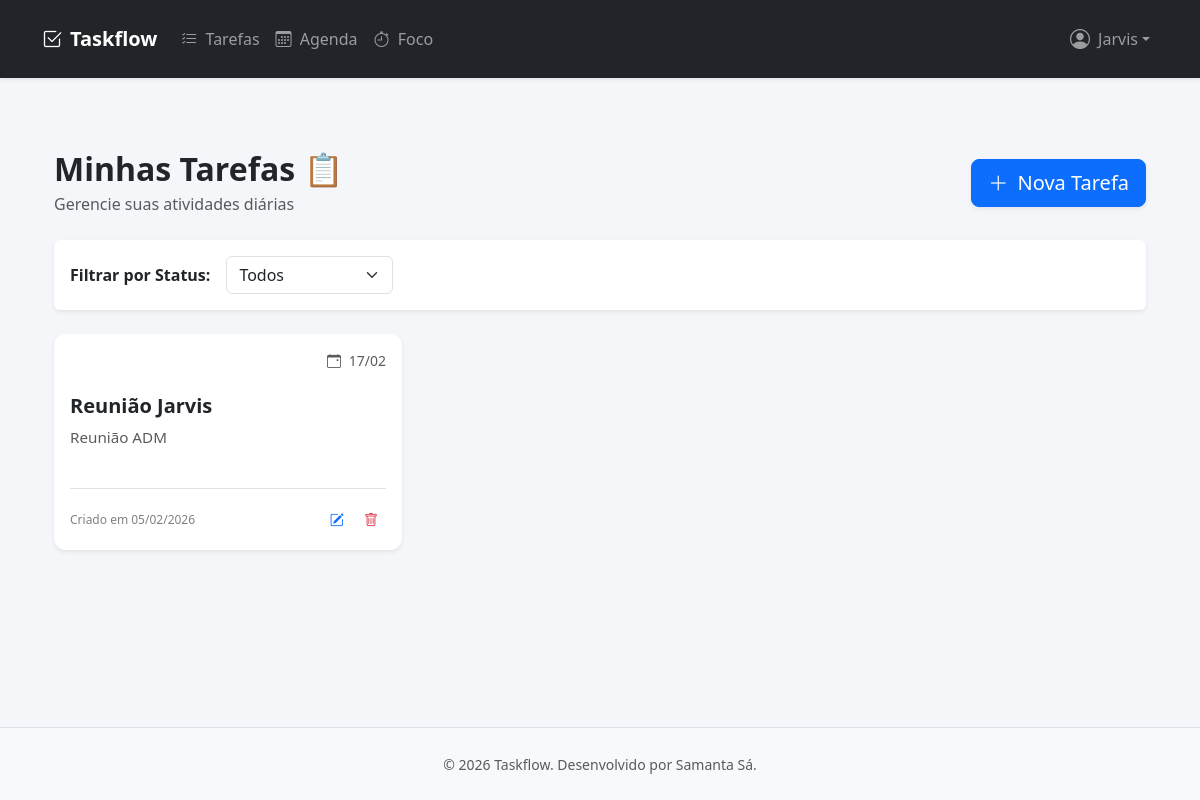
Before: /tasks/ (signed in) with the older database file.
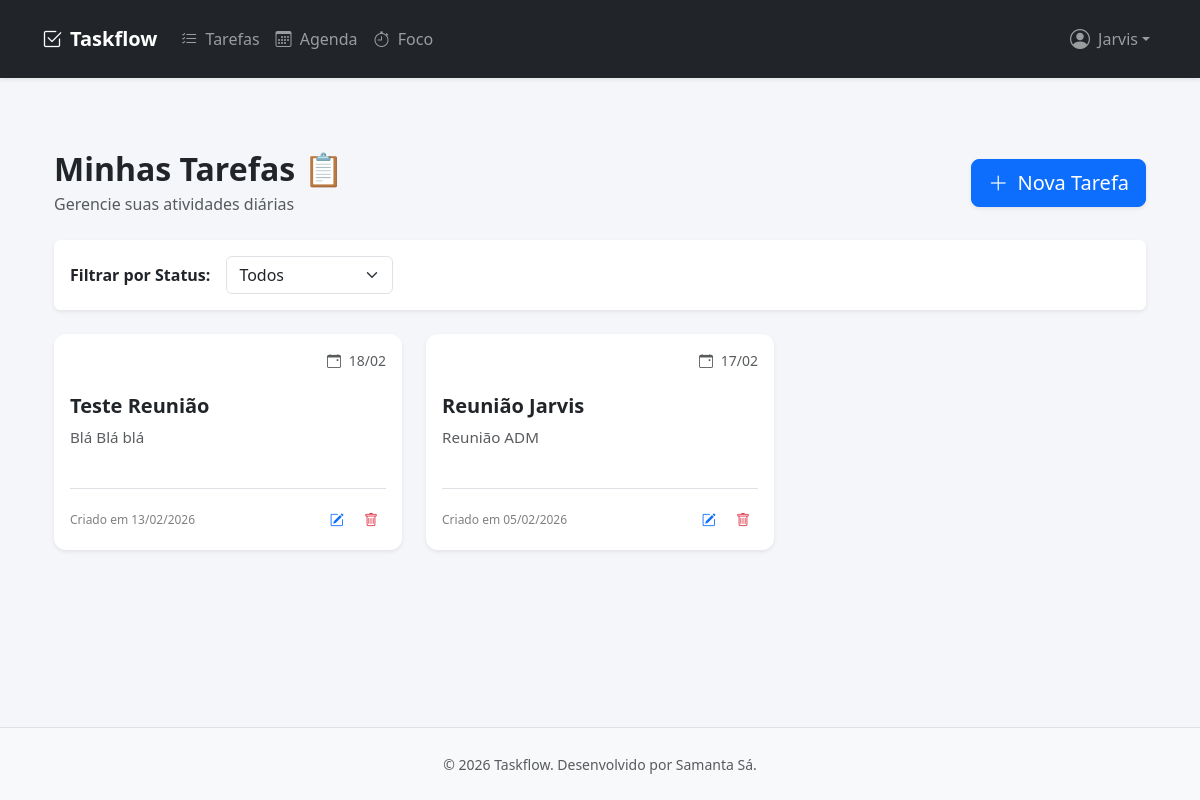
After: the same page with the newer database file.
### tasks/models.py (models this page shows, shortened)
class Task(models.Model):
    STATUS_PENDING = 'PENDENTE'
    STATUS_IN_PROGRESS = 'EM_ANDAMENTO'
    STATUS_COMPLETED = 'COMPLETO'
    STATUS_CHOICES = [
        (STATUS_PENDING, 'Pendente'),
        (STATUS_IN_PROGRESS, 'Em Andamento'),
        (STATUS_COMPLETED, 'Completo'),
    ]
    title = models.CharField(max_length=255)
    description = models.TextField(blank=True)
    status = models.CharField(
        max_length=50,
        choices=STATUS_CHOICES,
        default=STATUS_PENDING
    )
    due_date = models.DateField(null=True, blank=True)
    created_at = models.DateTimeField(auto_now_add=True)
    updated_at = models.DateTimeField(auto_now=True)
    user = models.ForeignKey(
        User,
        on_delete=models.CASCADE,
        related_name='tasks'
    )
    class Meta:
        ordering = ['-created_at']

### tasks/views.py (the view)
# urls.py: path('', views.task_list, name='task_list'),
@login_required
def task_list(request):
    status_filter = request.GET.get('status')
    tasks = Task.objects.filter(user=request.user)
    if status_filter:
        tasks = tasks.filter(status=status_filter)
    context = {
        'tasks': tasks,
        'status_filter': status_filter,
        'status_choices': Task.STATUS_CHOICES
    }
    return render(request, 'tasks/task_list.html', context)

### templates/tasks/task_list.html (shortened to what this page needs)
{% extends 'base.html' %}
{% block content %}
<div class="container py-5">
    <div class="d-flex justify-content-between align-items-center mb-4">
        <div>
            <h2 class="fw-bold text-dark mb-1">Minhas Tarefas 📋</h2>
            <p class="text-muted m-0">Gerencie suas atividades diárias</p>
        </div>
        <a href="{% url 'task_create' %}" class="btn btn-primary btn-lg shadow-sm">
            <i class="bi bi-plus-lg me-1"></i> Nova Tarefa
        </a>
    </div>
    <div class="card border-0 shadow-sm mb-4">
        <div class="card-body py-3">
            <form method="get" class="row g-3 align-items-center">
                <div class="col-auto">
                    <label for="status" class="col-form-label fw-semibold">
                        Filtrar por Status:
                    </label>
                </div>
                <div class="col-auto">
                    <select name="status"
                            id="status"
                            class="form-select"
                            onchange="this.form.submit()">
                        <option value="">Todos</option>
                    </select>
                </div>
            </form>
        </div>
    </div>
    <div class="row row-cols-1 row-cols-md-2 row-cols-lg-3 g-4">
        {% for task in tasks %}
        <div class="col">
            <div class="card h-100 task-card border-0 shadow-sm">
                <div class="card-body d-flex flex-column">
                    <div class="d-flex justify-content-between align-items-start mb-3">
                        <span class="badge rounded-pill status-badge
                            ">
                        </span>
                        {% if task.due_date %}
                        <small class="text-muted"
                               title="Prazo Final: {{ task.due_date|date:'d/m/Y' }}"
                               data-bs-toggle="tooltip"
                               data-bs-placement="top">
                            <i class="bi bi-calendar-event me-1"></i> {{ task.due_date|date:"d/m" }}
                        </small>
                        {% endif %}
                    </div>
                    <h5 class="card-title fw-bold text-truncate">
                        {{ task.title }}
                    </h5>
                    <p class="card-text text-muted flex-grow-1" style="font-size: 0.95rem;">
                        {{ task.description|default:"Sem descrição adicional."|truncatewords:15 }}
                    </p>
                    <div class="d-flex justify-content-between align-items-center mt-4 pt-3 border-top">
                        <small class="text-black-50" style="font-size: 0.75rem;">
                            Criado em {{ task.created_at|date:"d/m/Y" }}
                        </small>
                        <div>
                            <a href="{% url 'task_update' task.pk %}"
                               class="btn btn-sm btn-outline-primary border-0"
                               title="Editar Tarefa"
                               data-bs-toggle="tooltip">
                                <i class="bi bi-pencil-square"></i>
                            </a>
                            <button type="button"
                                    class="btn btn-sm btn-outline-danger border-0 btn-delete"
                                    data-url="{% url 'task_delete' task.pk %}"
                                    title="Excluir Tarefa"
                                    data-bs-toggle="tooltip">
                                <i class="bi bi-trash"></i>
                            </button>
                        </div>
                    </div>
                </div>
            </div>
        </div>
        {% endfor %}
    </div>
</div>
{% endblock %}

Changed rows visible on the page:
added Task: due_date "18/02", title "Teste Reunião", description "Blá Blá blá", created_at "13/02/2026"
